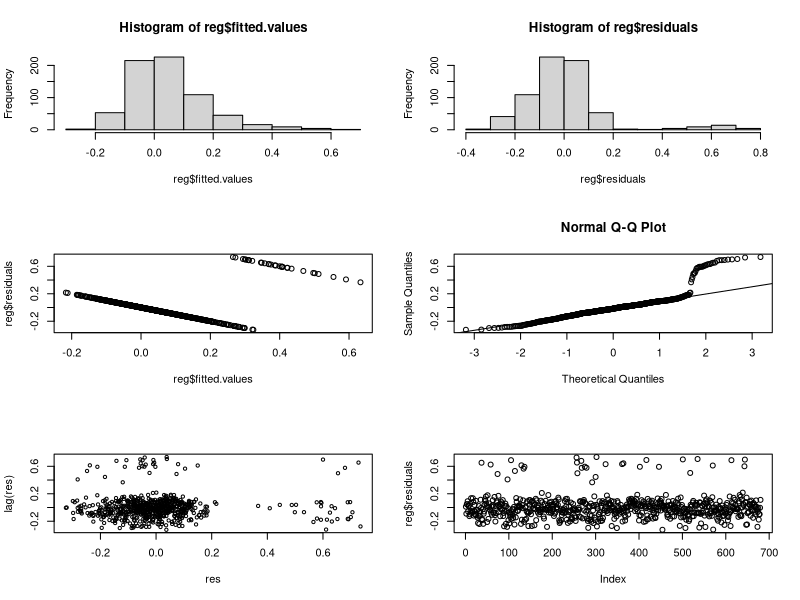
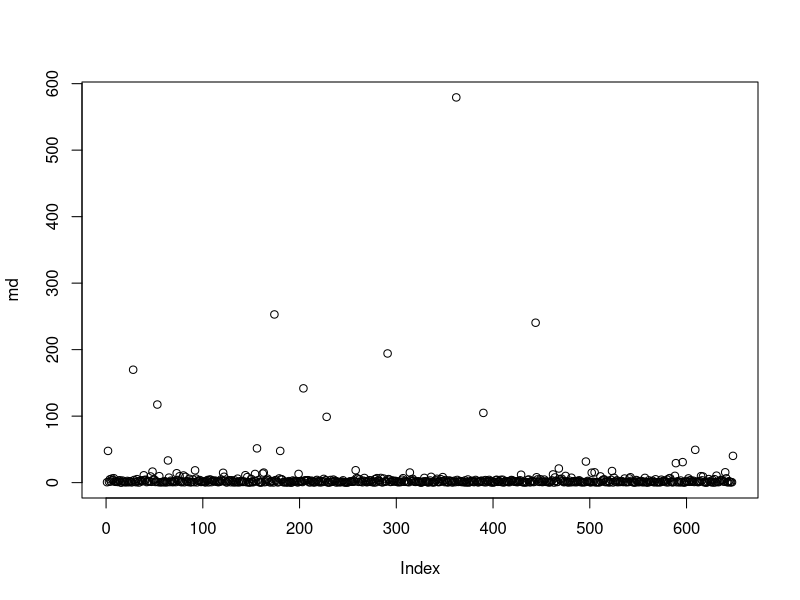

Reproduce these figures in R, in order. (Note: this script raises an error after producing the figures.)
#Set directory: Run this on source instead of Console!!
setwd(dirname(rstudioapi::getActiveDocumentContext()$path))

################################################################################
d <- read.csv("fin-ratio.csv")
summary(lm(HSI~EY+CFTP+ln_MV+DY+BTME+DTE, data=d))
summary(lm(HSI~EY+CFTP+ln_MV+DY+BTME, data=d))

################################################################################
summary(lm(HSI~CFTP+ln_MV, data=d))

################################################################################
reg <- lm(HSI~CFTP+ln_MV, data=d)	    # save regression results
names(reg)

par(mfrow=c(3,2))                     # set a 3x2 graphical frame
hist(reg$fitted.values)               # fitted values histogram
hist(reg$residuals)                   # residuals histogram
plot(reg$fitted.values, reg$residuals)# residuals vs fitted values
qqnorm(reg$residuals)                 # qq-normal plot of residuals
qqline(reg$residuals)                 # add reference line
res <- as.ts(reg$residuals)           # change res to time series
plot(res, lag(res))                   # residuals vs lag(residuals)
plot(reg$residuals)                   # residuals vs index number

################################################################################
### Logistic Regression ###
################################################################################
summary(glm(HSI~EY+CFTP+ln_MV+DY+BTME+DTE, data=d, family=binomial))

lreg <- glm(HSI~EY+CFTP+ln_MV+DY+BTME+DTE, data=d, family=binomial)
pr <- (lreg$fitted.values > 0.5)      # pr=TRUE if fitted > 0.5
table(pr, d$HSI)

################################################################################
### Outlier Detection ###
################################################################################
par(mfrow=c(1,1))
################################################################################

mdist <- function(x) {
  t <- as.matrix(x)                   # transform x to a matrix
  m <- apply(t, 2, mean)              # compute column mean
  s <- var(t)                         # compute sample cov. matrix
  mahalanobis(t, m, s)                # built-in mahalanobis func.
}

################################################################################
d <- read.csv("fin-ratio.csv")        # read in dataset
d0 <- d[d$HSI==0,]                    # select HSI=0
d1 <- d[d$HSI==1,]                    # select HSI=1
dim(d0)

################################################################################
x <- d0[,1:6]                         # save d0 to x
md <- mdist(x)                        # compute mdist
plot(md)

################################################################################
(c <- qchisq(0.99, df=6))             # p=6, type-I error = 0.01

d2 <- d0[md<c,]                       # select case in d0 with md<c
dim(d2)                               # throw away 648-626=22 cases
d3 <- rbind(d1, d2)                   # combine d1 with d2 
dim(d3)
# save the cleansed dataset 
write.csv(d3, file="fin-ratio_cleaned.csv", row.names=FALSE)

################################################################################
summary(glm(HSI~CFTP+ln_MV+BTME, data=d3, family=binomial))

lreg <- glm(HSI~CFTP+ln_MV+BTME, data=d3, family=binomial)
pr <- (lreg$fitted.values > 0.5)      # pr=TRUE if fitted > 0.5
table(pr, d3$HSI)

################################################################################
### Threshold Regression ###
################################################################################
# create dummy variable g=2 if ln_MV>9.4776 and g=1 otherwise
g <- (d3$ln_MV > 9.4776) + 1
summary(glm(HSI~EY+CFTP+DY+BTME+DTE+g+EY*g+CFTP*g+DY*g+BTME*g+DTE*g, 
            data=d3, binomial))

################################################################################
summary(glm(HSI~EY+DY+BTME+DTE+g+EY*g+DY*g+BTME*g+DTE*g,
            data=d3, binomial))

################################################################################
summary(glm(HSI~DY+g+DY*g, data=d3, binomial))

threshold_lreg <- glm(HSI~DY+g+DY*g, data=d3, binomial)
pr <- (threshold_lreg$fit>0.5)
table(pr, d3$HSI)

################################################################################
### Multinomial Regression ###
################################################################################
library(nnet)                         # load nnet

names(iris)
mnl <- multinom(Species~., data=iris) # perform MNL
summary(mnl)                          # MNL summary

pred <- predict(mnl)                  # prediction
table(pred, iris$Species)             # tabulate results

################################################################################
d3 <- read.csv("fin-ratio_cleaned.csv")		    
lreg <- glm(HSI~., data=d3, binomial) # save the logistic reg
step(lreg)                            # perform stepwise selection

################################################################################
### Life Chart ###
################################################################################
ysort <- d3$HSI[order(lreg$fit, decreasing=T)] # sort y descending
# ideal case of y
yideal <- c(rep(1, sum(d3$HSI)), rep(0,length(d3$HSI)-sum(d3$HSI)))

n <- length(ysort)                    # length of ysort
perc1 <- cumsum(ysort)/(1:n)          # cum. percentage
plot(perc1, type="l", col="blue")     # plot percentage
abline(h=sum(d3$HSI)/n)               # add horizontal baseline
perc_ideal <- cumsum(yideal)/(1:n)    # ideal cum. percentage 
lines(perc_ideal, type="l", col="red")# plot ideal case

################################################################################
perc2 <- cumsum(ysort)/sum(ysort)     # cum. percentage
pop <- (1:n)/n                        # x-coordinate
plot(pop, perc2, type="l")            # plot percentage
lines(pop, pop)                       # add reference line
# cumulative perc. of success for ideal case
perc2_ideal <- cumsum(yideal)/sum(yideal)
lines(pop, perc2_ideal, type="l", col="red")# plot ideal case
